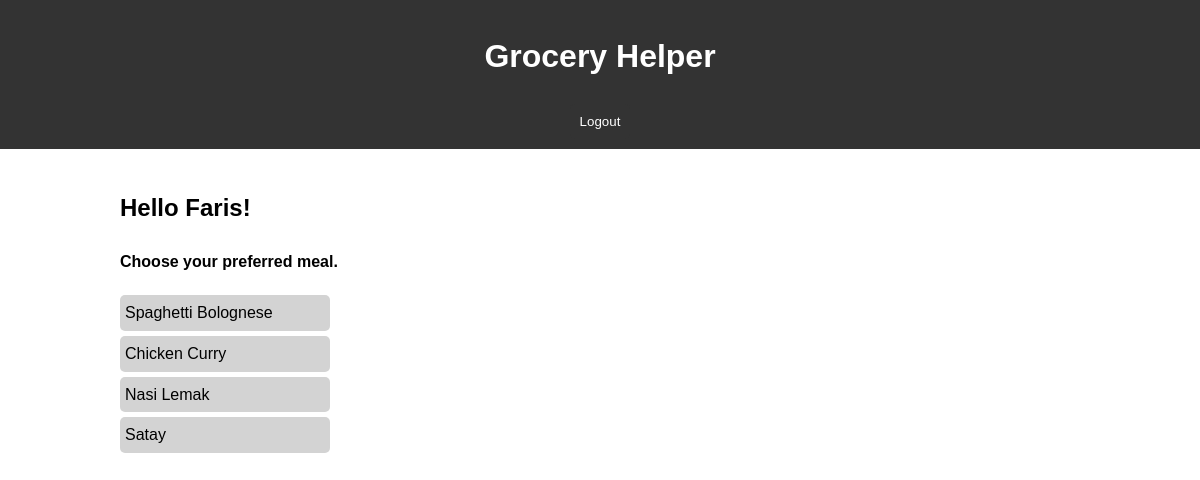
Page /home (signed in) on the committed database.
### tables this page shows
CREATE TABLE users (
    id INTEGER PRIMARY KEY AUTOINCREMENT,
    email TEXT NOT NULL UNIQUE,
    firstname TEXT NOT NULL UNIQUE,
    password TEXT NOT NULL
);

CREATE TABLE meals (
    id INTEGER PRIMARY KEY AUTOINCREMENT,
    name TEXT NOT NULL,
    description TEXT,
    instructions TEXT
);

### app.py (the view)
@app.route('/home')
def home():
    if 'email' not in session:
        return redirect(url_for('login'))
    email = session['email']
    conn = get_db_connection()
    cursor = conn.cursor()
    cursor.execute("SELECT firstname FROM users WHERE email = ?", (email,))
    result = cursor.fetchone()
    firstname = result[0] if result else 'User'
    cursor.execute("SELECT id, name FROM meals")
    meals = cursor.fetchall()
    conn.close()
    return render_template('home.html', meals=meals, firstname=firstname)

### app.py (called while the page is built)
def get_db_connection():
    conn = sqlite3.connect('meals.db')
    conn.row_factory = sqlite3.Row
    return conn

### templates/home.html
{% extends "base.html" %}
{% block content %}
<h2 class="user">Hello {{ firstname }}!</h2>
<h4>Choose your preferred meal.</h4>
<ul>
    {% for meal in meals %}
        <li class="meal"><a href="{{ url_for('meal_details', meal_id=meal[0]) }}">{{ meal[1] }}</a></li>
    {% endfor %}
</ul>
{% endblock %}

### static/styles.css (style rules this page uses)
body { font-family: Arial, sans-serif; line-height: 1.6; margin: 0; padding: 0; }
.meal { background-color: transparent; color: black; }
ul { list-style: none; padding: 0; }
ul li { margin: 5px 0; }
ul li a { text-decoration: none; color: black; padding: 5px; display: inline-block; width: 200px; border: 1px round #ddd; border-radius: 5px; background: lightgray; }

### rows in the picture
users: firstname "Faris"
meals: name "Spaghetti Bolognese"
meals: name "Chicken Curry"
meals: name "Nasi Lemak"
meals: name "Satay"
